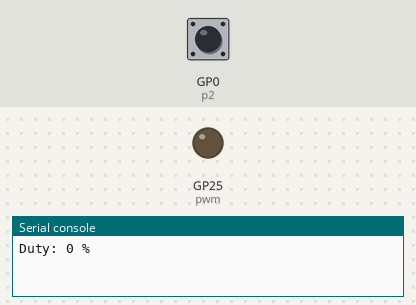
Simulated run of this program. Board: Raspberry Pi Pico running MicroPython. On the bench: output pins drawn as LEDs (lit = HIGH), the last lines printed to the serial console. Inputs (shaded band) come from the test bench; at power-on: GP0 (p2) LOW.

Above: at 1.2 s.
1.3 s: GP0 (p2) pulled HIGH for 0.15 s
At 2.1 s:
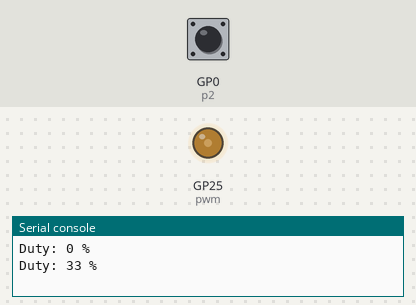
2.9 s: GP0 (p2) pulled HIGH for 1 s
At 3.3 s:
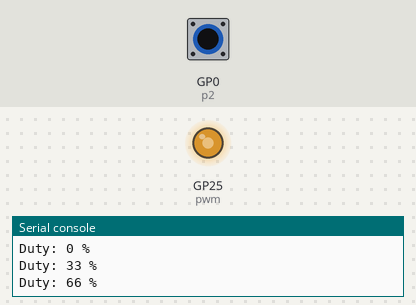
5.4 s: GP0 (p2) pulled HIGH for 0.15 s
At 6.4 s:
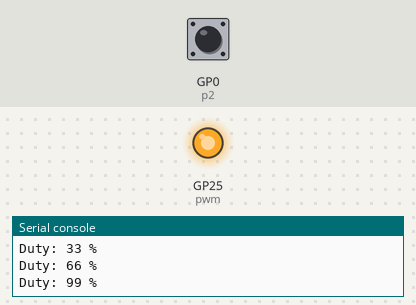
Timing chart, 0 to 8.4 s (numbered marks = the images above; inputs shaded):
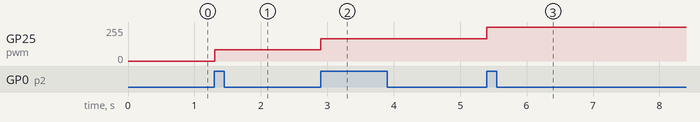

Measured:
- after the input at 1.3 s, GP25 (pwm): 0/255 → 84/255 at once
- after the input at 2.9 s, GP25 (pwm): 84/255 → 168/255 at once
- after the input at 5.4 s, GP25 (pwm): 168/255 → 252/255 at once

The program:

interrupt_pwm.py
```python
from machine import Pin, PWM
from utime import sleep_ms


def change_duty():
    global duty
    global pwm

    duty += 33
    if duty > 100:
        duty = 0
    pwm.duty_u16(int(duty / 100 * ((1 << 16) - 1)))
    print("Duty: {} %".format(duty))


def debounce(f):
    """Software debounce"""
    sleep_ms(3)
    if p2.value():
        f()


p2 = Pin(0, Pin.IN, Pin.PULL_DOWN)
p2.irq(lambda pin: debounce(change_duty), Pin.IRQ_RISING)

duty = 0
pwm = PWM(Pin(25))
pwm.duty_u16(duty)
print("Duty: {} %".format(duty))

         
```
